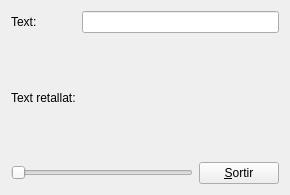
<?xml version="1.0" encoding="UTF-8"?>
<ui version="4.0">
 <class>MyForm</class>
 <widget class="QWidget" name="MyForm">
  <property name="geometry">
   <rect>
    <x>0</x>
    <y>0</y>
    <width>290</width>
    <height>195</height>
   </rect>
  </property>
  <property name="windowTitle">
   <string>Form</string>
  </property>
  <layout class="QVBoxLayout" name="verticalLayout_2">
   <item>
    <layout class="QGridLayout" name="gridLayout">
     <item row="0" column="0">
      <widget class="QLabel" name="label">
       <property name="text">
        <string>Text:</string>
       </property>
      </widget>
     </item>
     <item row="0" column="1">
      <widget class="QLineEdit" name="lineEdit"/>
     </item>
     <item row="1" column="0">
      <widget class="QLabel" name="label_2">
       <property name="text">
        <string>Text retallat:</string>
       </property>
      </widget>
     </item>
     <item row="1" column="1">
      <widget class="MyQLabel" name="label_3">
       <property name="text">
        <string/>
       </property>
      </widget>
     </item>
    </layout>
   </item>
   <item>
    <layout class="QHBoxLayout" name="horizontalLayout_2">
     <item>
      <widget class="QSlider" name="horizontalSlider">
       <property name="orientation">
        <enum>Qt::Horizontal</enum>
       </property>
      </widget>
     </item>
     <item>
      <widget class="QPushButton" name="pushButton">
       <property name="text">
        <string>&amp;Sortir</string>
       </property>
      </widget>
     </item>
    </layout>
   </item>
  </layout>
 </widget>
 <customwidgets>
  <customwidget>
   <class>MyQLabel</class>
   <extends>QLabel</extends>
   <header>MyQLabel.h</header>
   <slots>
    <slot>getText(QString)</slot>
    <slot>doTruncate(int)</slot>
   </slots>
  </customwidget>
 </customwidgets>
 <resources/>
 <connections>
  <connection>
   <sender>lineEdit</sender>
   <signal>textChanged(QString)</signal>
   <receiver>label_3</receiver>
   <slot>getText(QString)</slot>
   <hints>
    <hint type="sourcelabel">
     <x>148</x>
     <y>29</y>
    </hint>
    <hint type="destinationlabel">
     <x>152</x>
     <y>67</y>
    </hint>
   </hints>
  </connection>
  <connection>
   <sender>pushButton</sender>
   <signal>clicked()</signal>
   <receiver>MyForm</receiver>
   <slot>close()</slot>
   <hints>
    <hint type="sourcelabel">
     <x>235</x>
     <y>136</y>
    </hint>
    <hint type="destinationlabel">
     <x>286</x>
     <y>105</y>
    </hint>
   </hints>
  </connection>
  <connection>
   <sender>horizontalSlider</sender>
   <signal>valueChanged(int)</signal>
   <receiver>label_3</receiver>
   <slot>doTruncate(int)</slot>
   <hints>
    <hint type="sourcelabel">
     <x>102</x>
     <y>139</y>
    </hint>
    <hint type="destinationlabel">
     <x>124</x>
     <y>76</y>
    </hint>
   </hints>
  </connection>
 </connections>
</ui>
